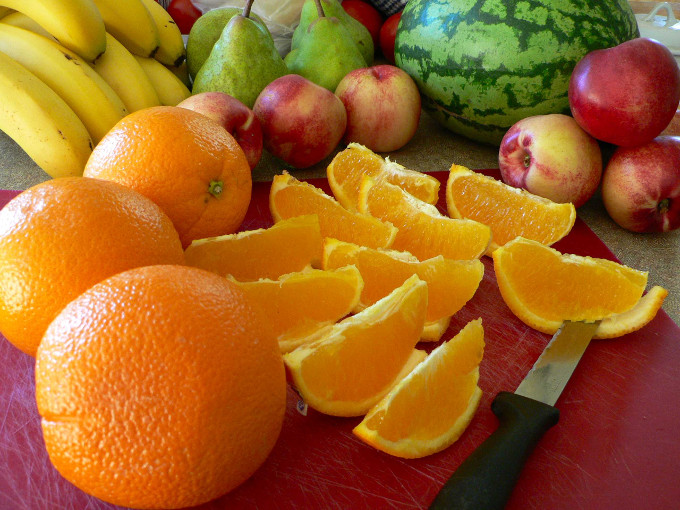
%> input picture images/fruits1.jpg, 680 x 510 px
$ octave color_planes.m   (GNU Octave 9; MATLAB toolbox functions it lacks are replaced by stand-ins)
%> lines starting %> are read from the running program, lines starting %| are printed output that depends on the picture
% Color planes
img = imread('../images/fruits1.jpg');
%> img is the input picture: size 510x680x3 uint8; mean R, G, B 158.7, 98.9, 35.7
figure, imshow(img);

disp(size(img));
%|    510   680     3

% TODO: Select a color plane, display it, inspect values from a row
img_red = img(:,:,1); % selecting red plane
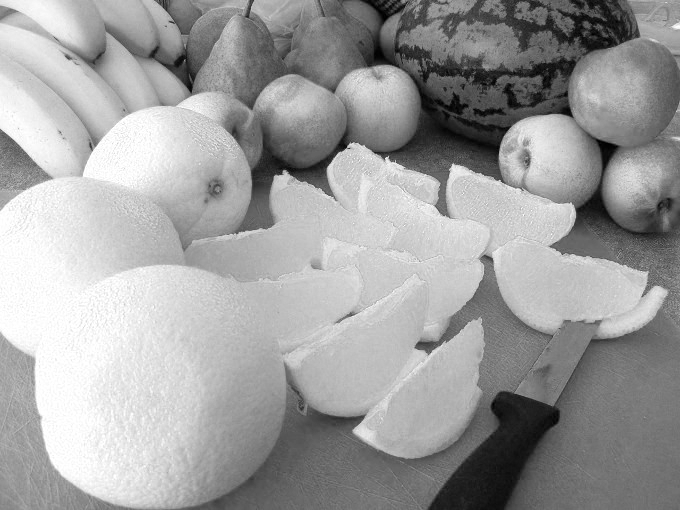
%> img_red: size 510x680 uint8; min 0, max 255, mean 158.7
figure, imshow(img_red);

% Plot the 150th row values
figure, plot(img_red(150, :));
%> after `plot(img_red(150, :))`:
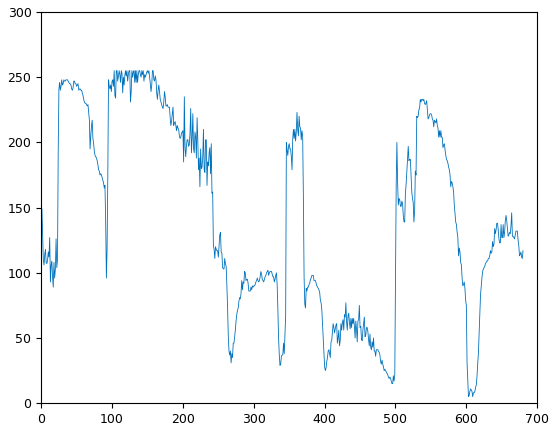
%> figure redrawn from the program's plot data; curve peaks at x = 103, y = 255

$ run again, with images/fruits2.jpg copied over images/fruits1.jpg
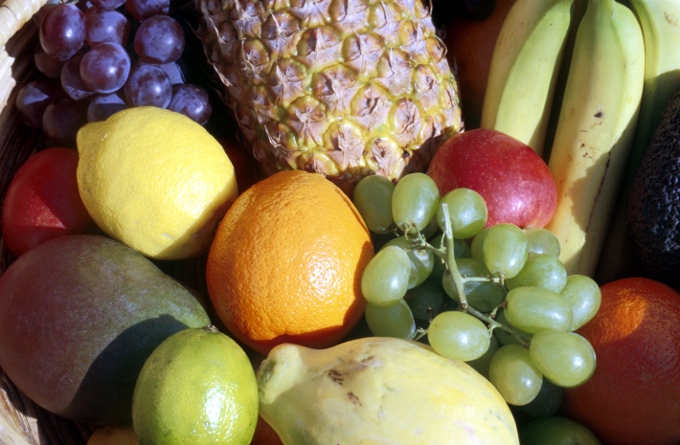
%> input picture images/fruits2.jpg, 680 x 445 px
%> img is the input picture: size 445x680x3 uint8; mean R, G, B 130.6, 111.9, 77.4
%|    445   680     3
%> `img_red = img(:,:,1);`:
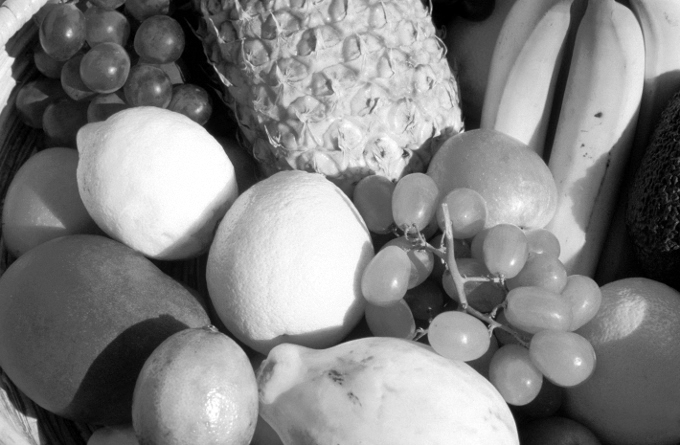
%> img_red: size 445x680 uint8; min 0, max 255, mean 130.6
%> `plot(img_red(150, :))`:
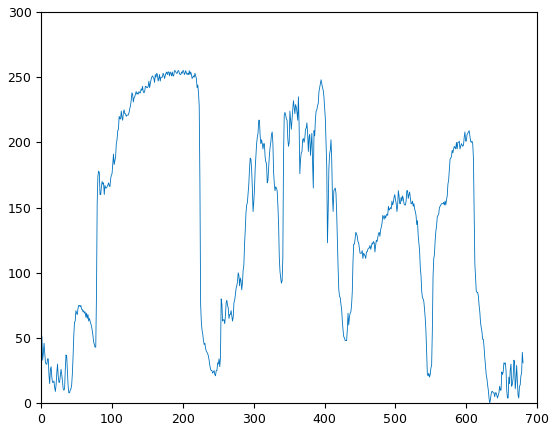
%> figure redrawn from the program's plot data; curve peaks at x = 188, y = 255
